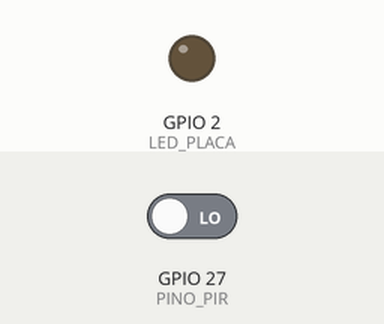
Recording of a sketch running on a simulated ESP32. Parts: output pins drawn as LEDs (lit = HIGH). Inputs (shaded band) come from the test bench; at power-on: GPIO 27 (PINO_PIR) LOW. What the sketch prints to the serial monitor is not drawn.

Above: at 1.7 s.
1.8 s: GPIO 27 (PINO_PIR) driven HIGH
At 2.8 s:
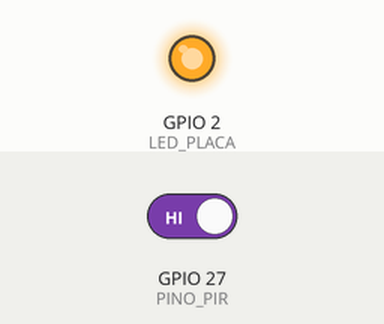
3.3 s: GPIO 27 (PINO_PIR) driven LOW
At 4.0 s:
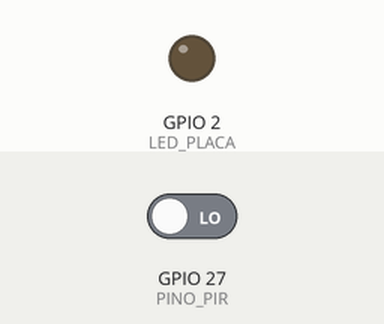
Timing chart, 0 to 6.3 s (numbered marks = the images above; inputs shaded):
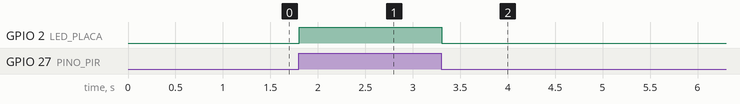

Measured:
- after the input at 1.8 s, GPIO 2 (LED_PLACA): LOW → HIGH at once
- after the input at 3.3 s, GPIO 2 (LED_PLACA): HIGH → LOW at once

The sketch:

teste2_pir_D27.ino
```cpp
// TESTE DO SENSOR DE PRESENÇA (PIR) no ESP32 DevKit
// Funciona com HC-SR501 (o grande, de cúpula branca e 2 parafusos) e com AM312 (o pequeno).
//
// LIGAÇÃO
//   HC-SR501: VCC -> VIN (5 V)   OUT -> D27   GND -> GND
//   AM312:    VCC -> 3V3         OUT -> D27   GND -> GND
//   (a saída dos dois é 3,3 V: liga direto, sem resistor)
//
// USO: Ferramentas > Placa > ESP32 Dev Module, carregue e abra o Monitor Serial em 115200.
//      Espere 60 s sem se mexer na frente do sensor (aquecimento) e depois passe a mão.
//      O LED azul da placa acende enquanto o PIR detecta movimento.

#define PINO_PIR  27
#define LED_PLACA 2
const unsigned long AQUECIMENTO_MS = 60000;   // o PIR precisa estabilizar depois de ligar

int estadoAnterior = LOW;
unsigned long inicioMovimento = 0;
unsigned long contagem = 0;

void hora(unsigned long ms) {                 // tempo desde que a placa ligou, mm:ss
  unsigned long s = ms / 1000;
  Serial.printf("[%02lu:%02lu] ", s / 60, s % 60);
}

void setup() {
  Serial.begin(115200);
  pinMode(PINO_PIR, INPUT);
  pinMode(LED_PLACA, OUTPUT);
  delay(500);
  Serial.println();
  Serial.println("Teste do PIR - aguarde 60 s de aquecimento sem se mexer na frente do sensor...");
}

void loop() {
  unsigned long agora = millis();
  int estado = digitalRead(PINO_PIR);
  digitalWrite(LED_PLACA, estado);

  if (agora < AQUECIMENTO_MS) {               // durante o aquecimento só mostra a contagem regressiva
    static unsigned long ultimo = 0;
    if (agora - ultimo >= 10000) { ultimo = agora; Serial.printf("aquecendo... faltam %lu s\n", (AQUECIMENTO_MS - agora) / 1000); }
    estadoAnterior = estado;
    delay(50);
    return;
  }
  static bool avisou = false;
  if (!avisou) { avisou = true; Serial.println("Pronto! Passe a mao na frente do sensor."); }

  if (estado == HIGH && estadoAnterior == LOW) {        // começou a detectar
    contagem++;
    inicioMovimento = agora;
    hora(agora); Serial.printf("MOVIMENTO detectado (%lu)\n", contagem);
  }
  if (estado == LOW && estadoAnterior == HIGH) {        // parou de detectar
    hora(agora); Serial.printf("parado - sinal ficou ligado por %.1f s\n", (agora - inicioMovimento) / 1000.0);
  }
  estadoAnterior = estado;
  delay(50);
}
```
